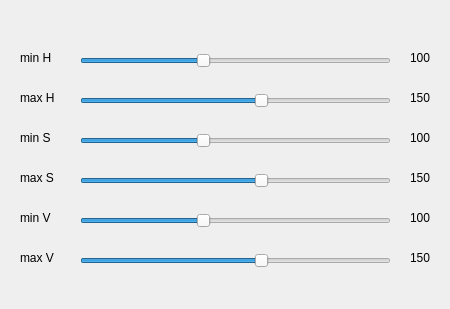
<?xml version="1.0" encoding="UTF-8"?>
<ui version="4.0">
 <class>HSVWindow</class>
 <widget class="QDialog" name="HSVWindow">
  <property name="geometry">
   <rect>
    <x>0</x>
    <y>0</y>
    <width>450</width>
    <height>309</height>
   </rect>
  </property>
  <property name="windowTitle">
   <string>HSV Panel</string>
  </property>
  <widget class="QSlider" name="hsminH">
   <property name="geometry">
    <rect>
     <x>80</x>
     <y>50</y>
     <width>311</width>
     <height>22</height>
    </rect>
   </property>
   <property name="maximum">
    <number>255</number>
   </property>
   <property name="value">
    <number>100</number>
   </property>
   <property name="orientation">
    <enum>Qt::Horizontal</enum>
   </property>
  </widget>
  <widget class="QSlider" name="hsmaxH">
   <property name="geometry">
    <rect>
     <x>80</x>
     <y>90</y>
     <width>311</width>
     <height>22</height>
    </rect>
   </property>
   <property name="maximum">
    <number>255</number>
   </property>
   <property name="value">
    <number>150</number>
   </property>
   <property name="orientation">
    <enum>Qt::Horizontal</enum>
   </property>
  </widget>
  <widget class="QSlider" name="hsminS">
   <property name="geometry">
    <rect>
     <x>80</x>
     <y>130</y>
     <width>311</width>
     <height>22</height>
    </rect>
   </property>
   <property name="maximum">
    <number>255</number>
   </property>
   <property name="value">
    <number>100</number>
   </property>
   <property name="orientation">
    <enum>Qt::Horizontal</enum>
   </property>
  </widget>
  <widget class="QSlider" name="hsmaxS">
   <property name="geometry">
    <rect>
     <x>80</x>
     <y>170</y>
     <width>311</width>
     <height>22</height>
    </rect>
   </property>
   <property name="maximum">
    <number>255</number>
   </property>
   <property name="value">
    <number>150</number>
   </property>
   <property name="orientation">
    <enum>Qt::Horizontal</enum>
   </property>
  </widget>
  <widget class="QSlider" name="hsminV">
   <property name="geometry">
    <rect>
     <x>80</x>
     <y>210</y>
     <width>311</width>
     <height>22</height>
    </rect>
   </property>
   <property name="maximum">
    <number>255</number>
   </property>
   <property name="value">
    <number>100</number>
   </property>
   <property name="orientation">
    <enum>Qt::Horizontal</enum>
   </property>
  </widget>
  <widget class="QSlider" name="hsmaxV">
   <property name="geometry">
    <rect>
     <x>80</x>
     <y>250</y>
     <width>311</width>
     <height>22</height>
    </rect>
   </property>
   <property name="maximum">
    <number>255</number>
   </property>
   <property name="value">
    <number>150</number>
   </property>
   <property name="orientation">
    <enum>Qt::Horizontal</enum>
   </property>
  </widget>
  <widget class="QLabel" name="label">
   <property name="geometry">
    <rect>
     <x>20</x>
     <y>50</y>
     <width>55</width>
     <height>16</height>
    </rect>
   </property>
   <property name="text">
    <string>min H</string>
   </property>
  </widget>
  <widget class="QLabel" name="label_2">
   <property name="geometry">
    <rect>
     <x>20</x>
     <y>90</y>
     <width>55</width>
     <height>16</height>
    </rect>
   </property>
   <property name="text">
    <string>max H</string>
   </property>
  </widget>
  <widget class="QLabel" name="label_3">
   <property name="geometry">
    <rect>
     <x>20</x>
     <y>130</y>
     <width>55</width>
     <height>16</height>
    </rect>
   </property>
   <property name="text">
    <string>min S</string>
   </property>
  </widget>
  <widget class="QLabel" name="label_4">
   <property name="geometry">
    <rect>
     <x>20</x>
     <y>170</y>
     <width>55</width>
     <height>16</height>
    </rect>
   </property>
   <property name="text">
    <string>max S</string>
   </property>
  </widget>
  <widget class="QLabel" name="label_5">
   <property name="geometry">
    <rect>
     <x>20</x>
     <y>210</y>
     <width>55</width>
     <height>16</height>
    </rect>
   </property>
   <property name="text">
    <string>min V</string>
   </property>
  </widget>
  <widget class="QLabel" name="label_6">
   <property name="geometry">
    <rect>
     <x>20</x>
     <y>250</y>
     <width>55</width>
     <height>16</height>
    </rect>
   </property>
   <property name="text">
    <string>max V</string>
   </property>
  </widget>
  <widget class="QLabel" name="lbminH">
   <property name="geometry">
    <rect>
     <x>410</x>
     <y>50</y>
     <width>55</width>
     <height>16</height>
    </rect>
   </property>
   <property name="text">
    <string>100</string>
   </property>
  </widget>
  <widget class="QLabel" name="lbmaxH">
   <property name="geometry">
    <rect>
     <x>410</x>
     <y>90</y>
     <width>55</width>
     <height>16</height>
    </rect>
   </property>
   <property name="text">
    <string>150</string>
   </property>
  </widget>
  <widget class="QLabel" name="lbminS">
   <property name="geometry">
    <rect>
     <x>410</x>
     <y>130</y>
     <width>55</width>
     <height>16</height>
    </rect>
   </property>
   <property name="text">
    <string>100</string>
   </property>
  </widget>
  <widget class="QLabel" name="lbmaxS">
   <property name="geometry">
    <rect>
     <x>410</x>
     <y>170</y>
     <width>55</width>
     <height>16</height>
    </rect>
   </property>
   <property name="text">
    <string>150</string>
   </property>
  </widget>
  <widget class="QLabel" name="lbminV">
   <property name="geometry">
    <rect>
     <x>410</x>
     <y>210</y>
     <width>55</width>
     <height>16</height>
    </rect>
   </property>
   <property name="text">
    <string>100</string>
   </property>
  </widget>
  <widget class="QLabel" name="lbmaxV">
   <property name="geometry">
    <rect>
     <x>410</x>
     <y>250</y>
     <width>55</width>
     <height>16</height>
    </rect>
   </property>
   <property name="text">
    <string>150</string>
   </property>
  </widget>
 </widget>
 <resources/>
 <connections/>
</ui>
